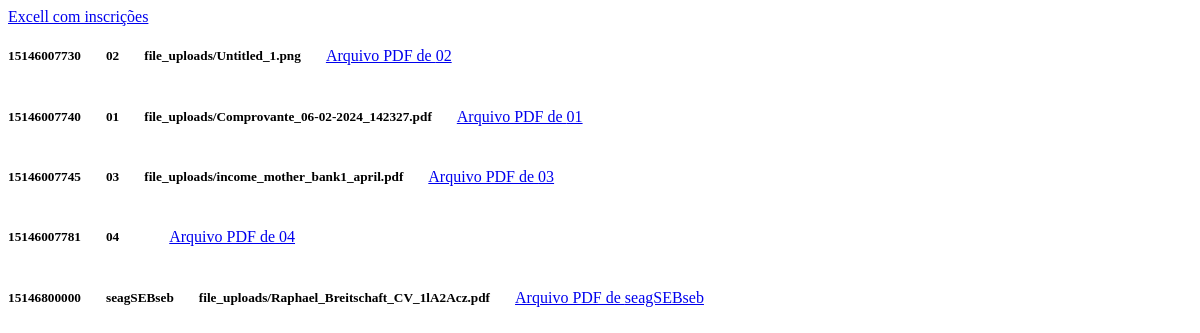
The app's page /list, older data.
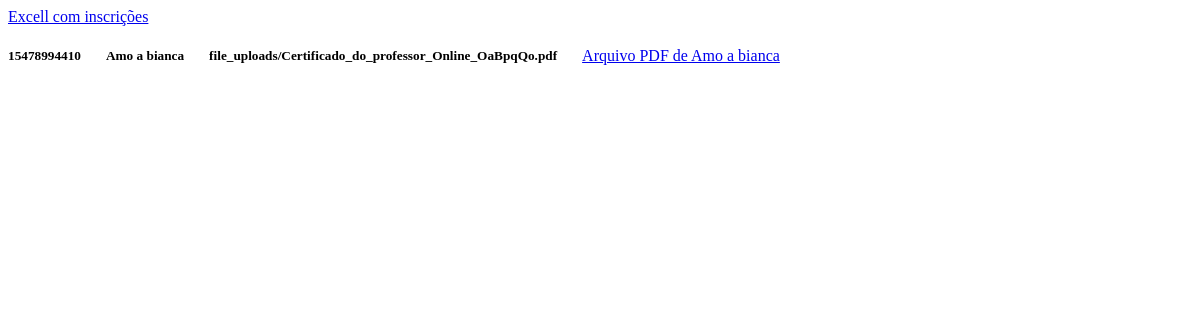
The same page, newer data.
### campaings/models.py (models this page shows, shortened)
class Inscription(models.Model):
    name = models.CharField(max_length=80, verbose_name=("Nome"), help_text=("NOME COMPLETO (Nome Social para pessoas transgênero):	"))
    created_at = models.DateTimeField(verbose_name="Data_criação", auto_now_add=True)
    birthday = models.DateTimeField(verbose_name="nascimento", null=True)
    cpf = models.PositiveSmallIntegerField(verbose_name="CPF", unique=True,)
    rg = models.PositiveSmallIntegerField(verbose_name="RG",null=False,blank=False)
    age = models.CharField(max_length=50, default=" ", verbose_name=("idade"),
                             help_text=("Clique para selecionar"))
    gender = models.CharField(max_length=50, default=" ", verbose_name=("genero"),
                             help_text=("Clique para selecionar"))
    gender_other = models.CharField(max_length=80, verbose_name=("genero_outro"), default=" ", help_text=("em casa de outro:"), blank=True, null=True)
    ethnicity = models.CharField(max_length=50, default=" ", verbose_name=("etinia"),
                             help_text=("Clique para selecionar"), blank=True, null=True)
    ethnicity_other = models.CharField(max_length=80, default=" ", verbose_name=("etinia"), help_text=("Em caso de outra etinia favor informa-la"), blank=True)
    zipcode = models.CharField(max_length=20, default=" ", null=True, blank=True, help_text="CEP do usuário")
    address = models.CharField(max_length=80, default=" ", verbose_name=("Endereço"), help_text=("Endereço"))
    address_line_1 = models.CharField(max_length=80, default=" ", verbose_name=("Complemento"), help_text=("Complemento"))
    neighberhood = models.CharField(max_length=80, default=" ", verbose_name=("Bairro"), help_text=("Bairro"))
    city = models.CharField(max_length=50,  default="Rio de Janeiro", verbose_name=("city"),
                             help_text=("Clique para selecionar"))
    city_other = models.CharField(max_length=80, default=" ", verbose_name=("Outra_cidade"), help_text=("Em caso de outra cidade favor informa-la"), blank=True)
    phone = PhoneNumberField(verbose_name="Telefone")
    whatsapp = PhoneNumberField(verbose_name="Whatsapp")
    email = models.EmailField(verbose_name="Email")
    scholl_level = models.CharField(max_length=50, default=" ", verbose_name=("escolaridade"),
                             help_text=("NÍVEL DE ESCOLARIDADE:"))
    school = models.CharField(max_length=80, default=" ", verbose_name=("Escola"), help_text=("INSTITUIÇÃO DE ENSINO:"))
    grade = models.CharField(max_length=80, default=" ", verbose_name=("Série"), help_text=("SE ESTIVER ESTUDANDO NESTE ANO, INFORME SÉRIE / PERÍODO:"),null=True,blank=True)
    studing = models.CharField(max_length=50, default=" ", verbose_name=("período"),
                             help_text=("SE ESTIVER ESTUDANDO NESTE ANO, INFORME SÉRIE / PERÍODO:"),null=True,blank=True)
    course = models.CharField(max_length=80, default=" ", verbose_name=("Curso"), help_text=("CURSO (CASO ESTEJA NA ESCOLA TÉCNICA OU NA FACULDADE):"), blank=True)
    parent = models.CharField(max_length=80, default=" ", verbose_name=("Responsalvel"), help_text=("Nome completo do responsável "), blank=True)
    parent_phone = PhoneNumberField(max_length=50, default=" ", verbose_name="Telefone", blank=True)
    intern = models.CharField(max_length=50, default=" ", verbose_name=("Estágio"), null=False, blank=False)
    intern_time = models.CharField(max_length=80, default=" ", verbose_name=("horarios"), help_text=("CEM QUAIS HORÁRIOS VOCÊ TRABALHA OU FAZ ESTÁGIO? "), blank=True)
    looking_work = models.CharField(max_length=50, default=" ", verbose_name=("trabalho"), null=False, blank=False)
    income = models.CharField(max_length=50, default=" ", verbose_name=("renda"),
                             help_text=("RENDA FAMILIAR MENSAL"),null=False,blank=False)
    family = models.CharField(max_length=50, default="2", verbose_name=("familia"),
                             help_text=("Clique para selecionar"))
    deficincy = models.CharField(max_length=50, default=" ", verbose_name=("deficiente"), null=False, blank=False)
    deficincy_type = models.CharField(max_length=80, default=" ", verbose_name=("deficiencia"), help_text=("VOCÊ POSSUI ALGUM TIPO DE DEFICIÊNCIA? SE SIM, PODERIA NOS DIZER QUAL?"), blank=True)
    special_need = models.CharField(max_length=50, default=" ", verbose_name=("cuidado_especial"), null=False, blank=False)
    special_interview = models.CharField(max_length=80, default=" ", verbose_name=("cuidado_entrevista"), help_text=("SE SIM, PODERIA NOS DIZER QUAL?"), blank=True)
    knowloge = models.CharField(max_length=80, default="outros", verbose_name=("conhecia"),
                             help_text=("Clique para selecionar"))
    knowloge_other = models.CharField(max_length=80, default=" ", verbose_name=("conhecimento"), help_text="COMO VOCÊ FICOU SABENDO DAS INSCRIÇÕES PARA O PROCESSO SELETIVO DESTE ANO? ", blank=True)
    prior_inscription = models.CharField(max_length=80,  default=" ", verbose_name=("inscricao_anterior"),
                             help_text=("Clique para selecionar"), null=True, blank=True)
    prior_course = models.CharField(max_length=50, default=" ", verbose_name="curso_anterior", null=True, blank=True)
    prior_course_year = models.CharField(max_length=50, default=" ", verbose_name="curso_anterior", null=True, blank=True)
    dedication = models.CharField(max_length=50, default=" ", verbose_name=("dedicação"), null=True, blank=True)
    tablet = models.CharField(max_length=100,  default="OK", verbose_name=("tablet"),
                             help_text=("Clique para selecionar"))
    likes_to_draw = models.CharField(max_length=50, default=" ", verbose_name=("desenha"), null=False, blank=False)
    frequency = models.CharField(max_length=50, default="MON", verbose_name=("frequencia"),
                             help_text=("Clique para selecionar"))
    group_rating =  models.PositiveIntegerField(default=10, validators=[MinValueValidator(1), MaxValueValidator(10)], verbose_name=("grupo"), help_text=("Numa escala de 0 à 10, o quanto você gosta de trabalhar em grupo?"))
    critics = models.TextField(max_length=1000, verbose_name=("criticas"), help_text=("COMO VOCÊ LIDA COM CRÍTICAS EM RELAÇÃO AO SEU TRABALHO?"))
    previous_work = models.TextField(max_length=1000, default=" ", verbose_name=("experiencia"), help_text=("HÁ OUTRA COISA QUE VOCÊ JÁ FEZ RELACIONADA À ANIMAÇÃO / AUDIOVISUAL QUE GOSTARIA DE DESTACAR?"))
    message = models.TextField(max_length=1000, default=" ", verbose_name=("recado"), help_text=("USE AS LINHAS ABAIXO PARA DAR SEU RECADO: POR QUE VOCÊ SE INTERESSOU EM PARTICIPAR DO ESTÚDIO ESCOLA?"))
    portifolio = models.TextField(max_length=1000, default=" ", verbose_name=("portifolio"), help_text=("VOCÊ POSSUI UM LOCAL ONDE DIVULGA SEU TRABALHO ARTÍSTICO? EM CASO AFIRMATIVO COMPARTILHE O LINK COM A GENTE!"))
    file = models.FileField(upload_to='file_uploads/', null=True, blank=True)

### campaings/views.py (the view)
# urls.py: path("list", views.ListInscriprion, name="list"),
def ListInscriprion(request):
    inscriptions = Inscription.objects.all
    return render(request, 'list.html', {'inscriptions': inscriptions})

### campaings/templates/list.html (shortened to what this page needs)
{% extends "base.html" %}
{% block content %}
<div style="display: flex; flex-direction: column;">
  <a class="dropdown-item" href="{% url 'inscription_csv' %}">Excell com inscrições</a>
</div>
{% for inscription in inscriptions %}
<div style="display: flex; flex-direction: row; align-items: center;">
  <h5>{{ inscription.cpf  }}</h5>
    <h5 style="margin-left: 25px">{{ inscription.name }}</h5>
    <h5 style="margin-left: 25px">{{ inscription.file }}</h5>
    <a style="margin-left: 25px" href="{% url 'inscription_pdf' inscription.id %}">Arquivo PDF de {{ inscription.name }}</a>
  </div>
{% endfor%}
{% endblock %}

### campaings/templates/base.html (shortened to what this page needs)
{% load static i18n %}
<html lang="pt-br">
<head>
</head>
{% block content %}{% endblock content %}
{% block css %}
<link ref="stylesheet" type="text/css" href="{% static 'css/index.css' %}"/>
{% endblock %}
</body>
</html>

Row changes from the older to the newer data that the page shows:
removed Inscription: cpf "15146007730", name "02", file "file_uploads/Untitled_1.png"
removed Inscription: cpf "15146007740", name "01", file "file_uploads/Comprovante_06-02-2024_142327.pdf"
removed Inscription: cpf "15146007745", name "03", file "file_uploads/income_mother_bank1_april.pdf"
removed Inscription: cpf "15146007781", name "04"
removed Inscription: cpf "15146800000", name "seagSEBseb", file "file_uploads/Raphael_Breitschaft_CV_1lA2Acz.pdf"
added Inscription: cpf "15478994410", name "Amo a bianca", file "file_uploads/Certificado_do_professor_Online_OaBpqQo.pdf"
